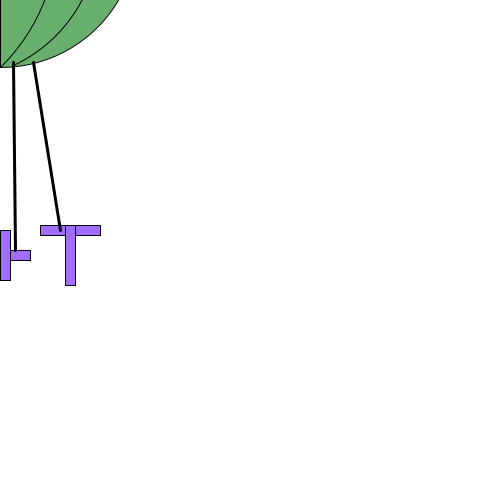
Frame 1 (no input)
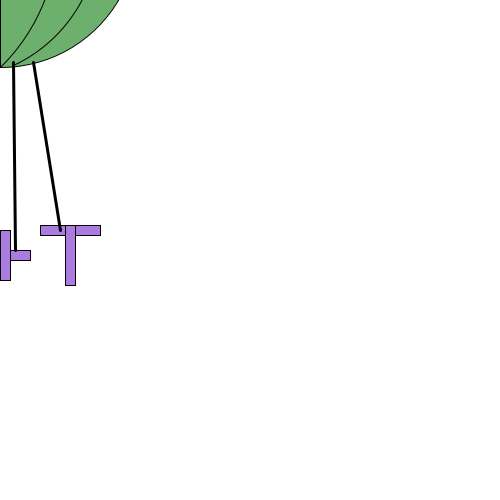
Frame 60 (the mouse pressed at the canvas centre just before this capture)
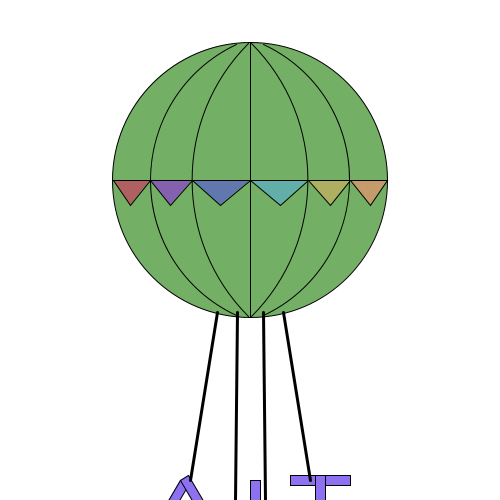
Frame 120 (the mouse held since frame 60 and released just before this capture)

The Processing sketch that drew these frames (run headless with seeded random() and noise(); from frame 60 on, the mouse is pressed at the canvas centre):

// Processing sketch: processing_97416
// ── processing_97416.pde

class Balloon {
  float x;
  float y;

  Balloon(float balloonX, float balloonY) {
    x = balloonX;
    y = balloonY;
  }

  void drawBalloon() {
    pushMatrix();
    translate(x, y);

    pushMatrix();
    translate(-360, -250);

    //balloon
    fill(random(100,125), 175, random(97,110));                            
    ellipse(360, 180, 275, 275);    
    noFill();                          
    arc(410, 180, 300, 300, radians(115), radians(245));
    arc(310, 180, 300, 300, radians(295), radians(425));  
    arc(225, 180, 385, 385, radians(315), radians(405)); 
    arc(495, 180, 385, 385, radians(135), radians(225)); 
    line(360, 42, 360, 317);

    //flags
    fill(175, 97, 97);                             
    triangle(223, 180, 260, 180, 240, 205);        
    fill(131, 97, 175);                                
    triangle(260, 180, 302, 180, 280, 205);         
    fill(97, 120, 175);                          
    triangle(302, 180, 360, 180, 330, 205);       
    fill(97, 175, 168);                                 
    triangle(360, 180, 418, 180, 390, 205);          
    fill(174, 175, 97);                               
    triangle(418, 180, 460, 180, 440, 205);            
    fill(196, 155, 105);                               
    triangle(460, 180, 497, 180, 480, 205);            

    // rope
    strokeWeight(3);
    line(327, 312, 300, 480);
    line(393, 312, 420, 480); 
    line(347, 312, 345, 500); 
    line(373, 312, 375, 500);

    popMatrix();
    popMatrix();
  }

  void update() {
    x = mouseX;
    y = mouseY;
  }
}

void drawAT(float x, float y) {

  strokeWeight(1);
  fill(random(135, 175), random(102, 132), random(205, 255));

  pushMatrix();
  translate(x, y);

  pushMatrix();
  translate(-100, 200);

  pushMatrix();
  scale(1);
  translate(30, 30);

  pushMatrix();
  rotate(radians(30));
  rect(0, 0, 10, 60);
  popMatrix();

  pushMatrix();
  rotate(radians(-30));
  rect(0, 0, 10, 60);
  popMatrix();

  rect(-15, 30, 40, 10);

  popMatrix();

  pushMatrix();
  translate(130, 50);

  rect(-50, 0, 50, 10);
  rect(-30, -20, 10, 50);

  popMatrix();

  pushMatrix();
  translate(140, 25);

  rect(0, 0, 60, 10);
  rect(25, 0, 10, 60);

  popMatrix();

  popMatrix();

  popMatrix();
}

Balloon myBalloon;

void setup() {
  size(500, 500);
  background(255);
  myBalloon = new Balloon(mouseX, mouseY);
}

void draw() {

  background(255);

  drawAT(mouseX, mouseY);

  myBalloon.update();
  myBalloon.drawBalloon();
}
